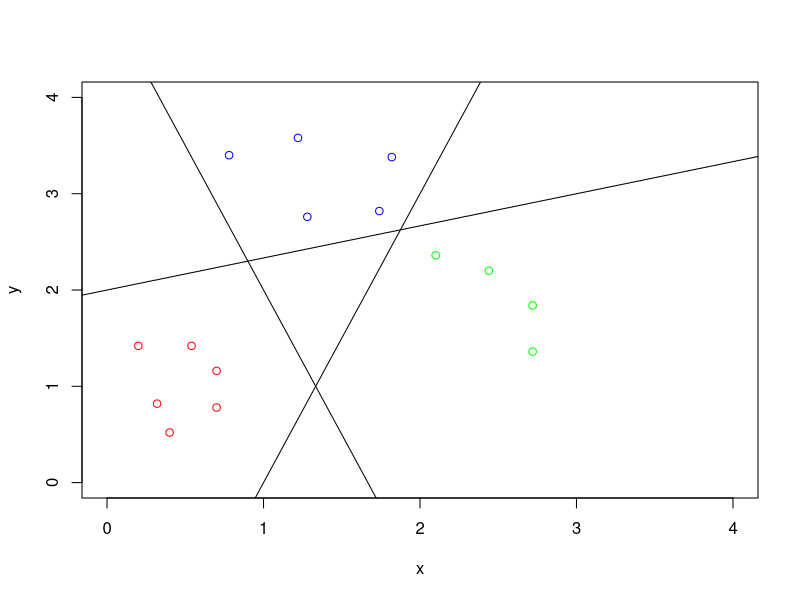

The R source for this figure:
## ---- chunk 1
L=list(x=0:4, y=0:4) 
  
 
## ---- chunk 2

 f=function(x,y) {(matrix(c(0.5,1,1.5),1,3) %*% tanh(matrix(c(-3,-2,-1,3,3,-1),3,2,byrow=T) %*% matrix(c(x,y),2,1)+ matrix(c(6,-6,-3),3,1)))+3}
 
## ---- chunk 3
mapply(f,L$x,L$y)
## ---- chunk 4
 x=c(0.20,0.54,0.32,0.40,0.70,0.70)  
y=c(1.42,1.42,0.82,0.52,1.16,0.78)   
  
x_1=c(1.74,1.82,1.22,0.78,1.28)        
y_1=c(2.82,3.38,3.58,3.40,2.76)       
  
x_2=c(2.10,2.44,2.72,2.72)            
y_2=c(2.36,2.20,1.84,1.36)
 
 
 plot (x,y, col="red", xlim=c(0,4),ylim=c(0,4))
 points(x_1,y_1, col="blue")
 points(x_2,y_2, col="green")
 
 abline(5,-3)
 abline(-3,3)
 abline(2,.3333)
